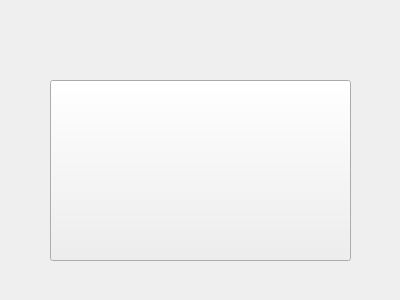
<?xml version="1.0" encoding="UTF-8"?>
<ui version="4.0">
 <class>Form</class>
 <widget class="QWidget" name="Form">
  <property name="geometry">
   <rect>
    <x>0</x>
    <y>0</y>
    <width>400</width>
    <height>300</height>
   </rect>
  </property>
  <property name="windowTitle">
   <string>Form</string>
  </property>
  <widget class="QPushButton" name="pushButton">
   <property name="geometry">
    <rect>
     <x>50</x>
     <y>80</y>
     <width>301</width>
     <height>181</height>
    </rect>
   </property>
   <property name="text">
    <string/>
   </property>
   <property name="icon">
    <iconset>
     <normaloff>../icons/cross.png</normaloff>../icons/cross.png</iconset>
   </property>
   <property name="iconSize">
    <size>
     <width>100</width>
     <height>100</height>
    </size>
   </property>
  </widget>
 </widget>
 <resources/>
 <connections/>
</ui>
